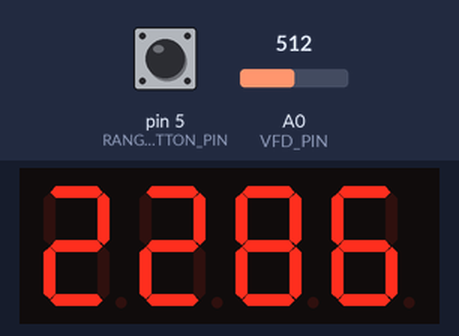
A sketch run on a simulated Arduino Nano, built with avr-gcc and run on an emulated ATmega328P. On the bench: 4-digit seven-segment display. The inputs (shaded band) are chosen by the test bench; at power-on: pin 5 (RANGE_BUTTON_PIN) HIGH, A0 (VFD_PIN) = 512.

Above: at 1.6 s.
1.7 s: pin 5 (RANGE_BUTTON_PIN) pulled LOW for 3.2 s
At 2.5 s:
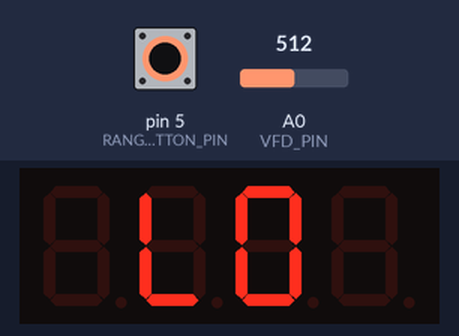
6.4 s: A0 (VFD_PIN) set to 430
At 8.8 s:
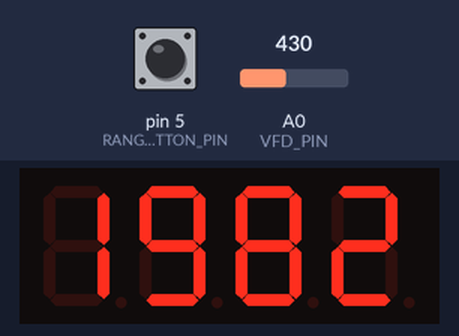
9.2 s: pin 5 (RANGE_BUTTON_PIN) pulled LOW for 0.15 s
At 10.8 s:
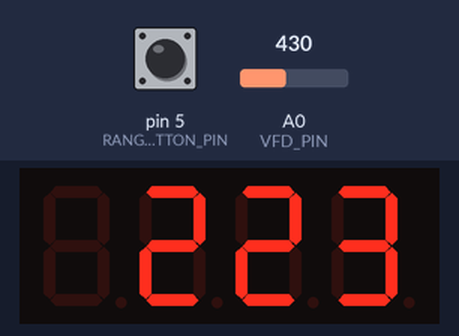
11.7 s: A0 (VFD_PIN) set to 450
At 14.2 s:
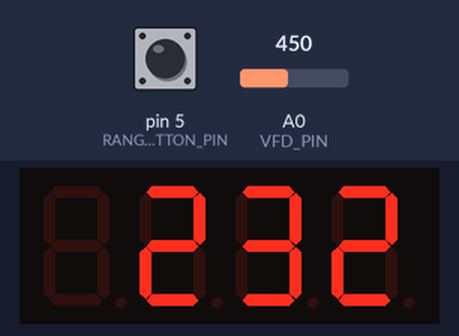
14.7 s: A0 (VFD_PIN) set to 511
At 16.6 s:
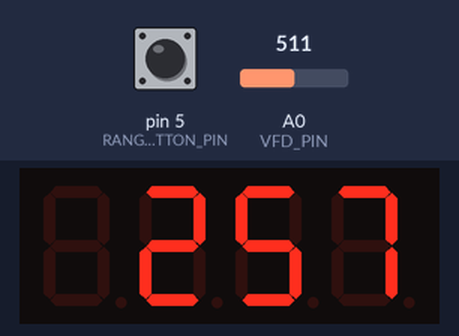
Timing chart, 0 to 18.1 s (numbered marks = the images above; inputs shaded):
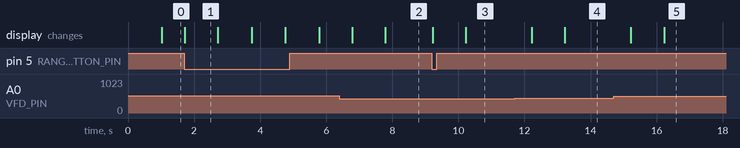

Measured:
- after the input at 1.7 s, the display: changes at once (image 1)
- after the input at 6.4 s, the display: first changes after 0.39 s (image 2 shows a later state)
- after the input at 9.2 s, the display: first changes at once (image 3 shows a later state)
- after the input at 11.7 s, the display: first changes after 0.52 s (image 4 shows a later state)
- after the input at 14.7 s, the display: first changes after 0.52 s (image 5 shows a later state)
- what the display in image 1 shows lasts 1.0 s, from 1.7 s to 2.7 s

The sketch:

Bridgeport_control_panel.ino
```cpp
/*******************************************************************************
**
** Arduino Nano in my Bridgeport's control panel. It takes the signal from
** the VFD and provides the spindle speed on an LED display.
**
** The VFD provides a 0-10 V signal that is linearly proportional to
** the supplied frequency with a 90% gain and -7.5% bias. The maximum operation
** frequency is 140 Hz. The minimum operation frequency is 12.1% of the maximum
** frequency (16.98 Hz). That signal is converted to 0-5 V by using a voltage
** divider and an MCP6002 op-amp. The cutoff frequency of the low-pass filter
** is 1.59 Hz (a period of 629 ms). The V+ from the VFD is at the same potential
** as the digital ground, hence the need for the differential amplifier.
**
**                    ------- 100k ---------------
**                    |                          |
** V- ---- 200k ------------ OPAMP -             |
**                                    OPAMP out --- VFD_PIN
** V+ ---- 200k ------------ OPAMP +
**                |      |
**               100k   1uF
**                |      |
**               GND    GND
**
** The Bridgeport has a high speed range and a low speed range, which goes
** throught a backgear with a measured 8.858924:1 reduction in speed. A button
** on the control panel allows the user to select the high or low speed range.
** By default, the panel displays the high speed range.
**
** Minimum speed
**    Frequency: 19.32 Hz
**    Measured anaolog output: 0.2932 V
**    Theoretical analog output: 0.342 V
**    ADC count:  33.5
**    Speed (High): 516 RPM
**    Speed (Low): 58 RPM
** Maximum speed
**    Frequency: 140.00 Hz
**    Measured anaolog output: 8.2000 V
**    Theoretical analog output: 8.253 V
**    ADC count:  1017.5
**    Speed (High): 4157 RPM
**    Speed (Low): 469 RPM
**
** VCC is 5.075 V.
**
** The speed is displayed on a 4-digit 7-segment LED display. The display has
** pins VCC, GND, CLK, and DIO. It uses the protocol defined by the TM1637 chip.
**
*******************************************************************************/

#include <TM1637Display.h>

// 1 to enable debug output to serial
#define DEBUG 0
// 1 to disable calibration (raw ADC values passed through display)
#define CALIBRATION 0

// Pin definitions
#define VFD_PIN A0 // Analogue pin for the VFD speed signal
#define RANGE_BUTTON_PIN 5 // Pin for the low/high speed range button (pin 4
                           // wasn't working)
#define CLK 2 // Pin for display clock
#define DIO 3 // Pin for display data I/O

// Create display object
TM1637Display display(CLK, DIO);
const uint8_t HI_segments[] = {
    0,
	0b01110110, // H
	0b00110000, // I
    0};
const uint8_t LO_segments[] = {
	0,
	0b00111000, // L
	0b00111111, // O
    0};

// Set frequency range
bool high_range = true;
bool last_button_state = false;

// Update frequency
bool change_range_period = true; // True immediately after changing the range
int speed_update_interval = 1000; // Time in milliseconds between updating the display
int last_update_time;

// Variables to measure the speed
int num_of_measurements = 0;
double sum_of_speeds = 0.0; // Sum up num_of_checks speeds to get the average

// Factor to convert raw VFD_PIN reading to RPM, and bias correction
#if CALIBRATION
const double calibration = 1.0;
const double bias = 0.0;
#else
const double calibration = 3.700423;
const double bias = 391.732124;
#endif

// Constant for the backgear ratio
const double BACKGEAR_RATIO = 8.858924;

// Minimum speed to display (per range)
const double min_display_speed_high = 440.0;
const double min_display_speed_low = min_display_speed_high / BACKGEAR_RATIO;


void setup() {
    // Set pin modes
    pinMode(VFD_PIN, INPUT);
    pinMode(RANGE_BUTTON_PIN, INPUT_PULLUP);
    pinMode(CLK, OUTPUT);
    pinMode(DIO, OUTPUT);

    // Set display brightness (0-7)
    display.setBrightness(5);

#if DEBUG
    // initialize serial communication at 9600 bits per second:
    Serial.begin(9600);
    delay(1000);
#endif

    // Say HI and wait to update
    last_update_time = millis();
    display.setSegments(HI_segments);
}


void loop() {
    // Check the range button and change the range if it is a new press
    int range_button = digitalRead(RANGE_BUTTON_PIN);
    if (range_button == LOW && !change_range_period) {
        high_range = !high_range;
        change_range_period = true;
        sum_of_speeds = 0.0;
        num_of_measurements = 0;
        last_update_time = millis();
        display.setSegments(high_range ? HI_segments : LO_segments);
    }

    // Read the VFD signal
    int vfd_value = analogRead(VFD_PIN);
    // Convert to speed [RPM]
    double speed = (double)vfd_value * calibration + bias;
    speed = high_range ? speed : speed / BACKGEAR_RATIO;
    sum_of_speeds += speed;
    ++num_of_measurements;

    int time_diff = millis() - last_update_time; // Bug if calculated in if statement
    if (time_diff >= speed_update_interval) {
        last_update_time = millis();
        double average_speed = sum_of_speeds / (double)num_of_measurements;
        int display_speed;
        if (average_speed > (high_range ? min_display_speed_high : min_display_speed_low)) {
            display_speed = (int)average_speed;
        } else {
            display_speed = 0; // Minimum VFD speed is 13.8% of the maximum
        }
        display.showNumberDec(display_speed);

        if (change_range_period) {
            change_range_period = false;
        }

        // Write to serial for debugging
#if DEBUG > 0
        //Serial.print(time_diff);
        Serial.print("Speed: ");
        Serial.print(average_speed);
        Serial.print(" Display Speed: ");
        Serial.print(display_speed);
        Serial.print(" Denominator: ");
        Serial.println(num_of_measurements);
#endif

        // Reset
        sum_of_speeds = 0.0;
        num_of_measurements = 0;
    }

    // Write to serial for debugging
#if DEBUG > 1
    Serial.print("Range: ");
    Serial.print(high_range);
    Serial.print(" RANGE BUTTON: ");
    Serial.print(range_button);
    Serial.print(" last_button_state: ");
    Serial.print(last_button_state);
    Serial.print(" VFD: ");
    Serial.print(vfd_value);
    Serial.print(" Speed: ");
    Serial.print(speed);
    Serial.print(" Sum of Speeds: ");
    Serial.println(sum_of_speeds);
#endif

    delay(1); // Delay 1 ms before the next measurement
}
```
